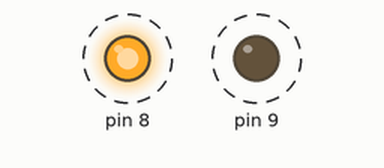
The sketch below on a simulated Arduino Uno, built with avr-gcc and run on an emulated ATmega328P. Parts: output pins drawn as LEDs (lit = HIGH). Dashed ring = blinking. What the sketch prints to the serial monitor is not drawn.

Above: at 0.5 s.
Timing chart, 0 to 4.6 s (numbered marks = the images above):
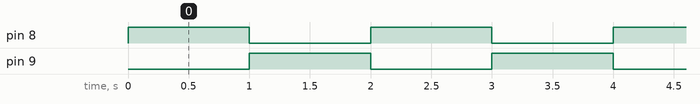

Measured:
- by itself, pin 8, pin 9: alternates HIGH for 1.0 s and LOW for 1.0 s

The sketch:

exercise-5-make-it-talk.ino
```cpp
/*
 * WEEK 0 · EXERCISE 5 — Make it talk
 * ------------------------------------------------------------------
 * GOAL
 *   Take your Exercise 4 program and make it narrate itself over the
 *   USB cable, in step with the LEDs.
 *
 *   Expected output in the Serial Monitor:
 *
 *       RED ON
 *       GREEN ON
 *       RED ON
 *       GREEN ON
 *       ...
 *
 * TWO NEW COMMANDS
 *
 *   Serial.begin(9600);          <- once, in setup(). Opens the channel.
 *   Serial.println("RED ON");    <- anywhere. Sends one line of text.
 *
 *   The quotes matter. Text in quotes is sent literally.
 *
 * HOW TO SEE IT
 *   Tools -> Serial Monitor (or the magnifying-glass icon, top right).
 *   Set the baud dropdown at the BOTTOM RIGHT to 9600.
 *   Gibberish like  ?????x?  means that dropdown is wrong. It is
 *   always that dropdown.
 *
 * THE POINT
 *   Right now this feels redundant -- the LEDs already show you what
 *   is happening, so the text adds nothing.
 *
 *   That changes permanently in Week 5. From then on, most of what
 *   your program knows lives in variables you cannot see, and this
 *   text channel is the ONLY thing standing between you and guessing.
 *
 *   Professionals have step-through debuggers, breakpoints and watch
 *   windows. You have a cable and println(). It is genuinely enough,
 *   and you will still be using this technique in twenty years.
 *
 * ------------------------------------------------------------------
 * GOING FURTHER (optional, 10 min)
 *   Serial.print()  is the same as println() but with no line break,
 *   so several prints land on one line. Try:
 *
 *       Serial.print("Red is ");
 *       Serial.println("ON");
 *
 *   Also: you can print numbers without quotes -> Serial.println(8);
 *   What happens if you print 8 WITH quotes instead? Is it the same?
 *
 * ------------------------------------------------------------------
 * BREAK IT
 *   Delete the Serial.begin(9600) line but keep all the println calls.
 *   It compiles cleanly. It uploads. The LEDs still work.
 *
 *   What does the Serial Monitor show? Why?  R/The Serial Monitor does not show any new messages
 *   because Serial.begin(9600) was deleted, so the serial communication was not initialized.
 *
 *   Which of the two kinds of wrong is this? R/It is a logic error because the program compiles and uploads successfully,
 */


void setup() {
  pinMode(8, OUTPUT);
  pinMode(9, OUTPUT);
  Serial.begin(9600);//serial port is opened at 9600 baud

}

void loop() {
  digitalWrite(8, HIGH);
  digitalWrite(9, LOW);
  Serial.println("RED ON");
  delay(1000);

  digitalWrite(8, LOW);
  digitalWrite(9, HIGH);
  Serial.println("GREEN ON");
  delay(1000);
}
```
